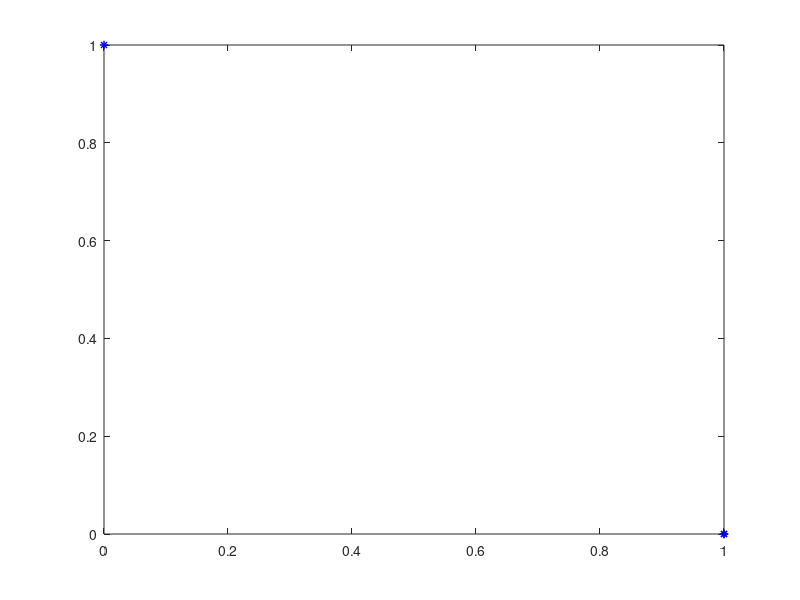

This figure's MATLAB source:

q1data = load("q1.dat")

x = q1data(:, 1)
y = q1data(:, 2)

printf("Correlation coefficient equals: ")
corr(x,y)

plot(x,y,'b*')
